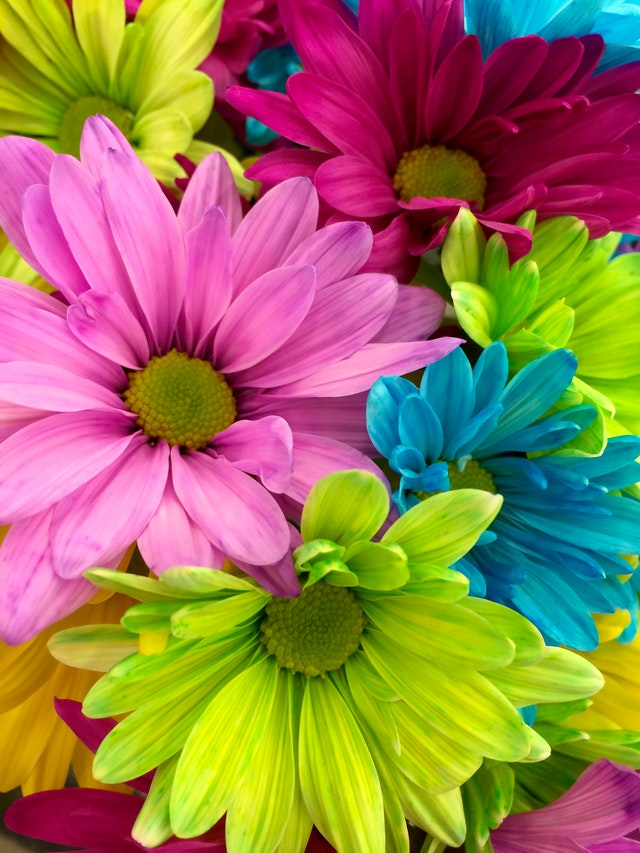
#> input picture assets/images/flowers.jpg, 640 x 853 px
$ python channels.py
#> lines starting #> are read from the running program, lines starting #| are printed output that depends on the picture
import cv2 as cv
import numpy as np


path_to_img = '../../assets/images/flowers.jpg'
img = cv.imread(path_to_img)  # 3 channel image (BGR)
#> img is the input picture: shape (853, 640, 3); mean B, G, R 84, 121.3, 152.3
cv.imshow('Flowers', img)

# split the image in three channels
b, g, r = cv.split(img)
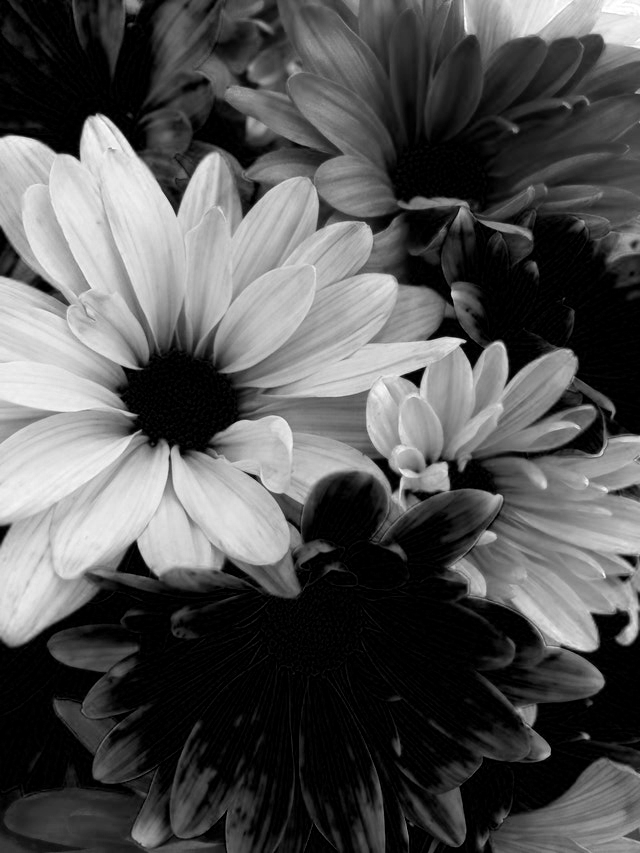
#> b: shape (853, 640); min 0, max 255, mean 84
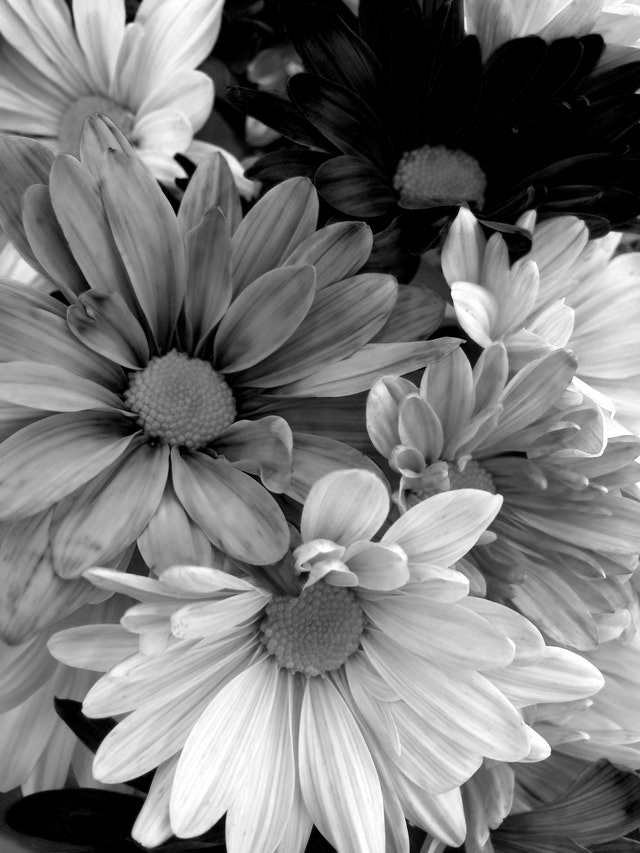
#> g: shape (853, 640); min 0, max 255, mean 121.3
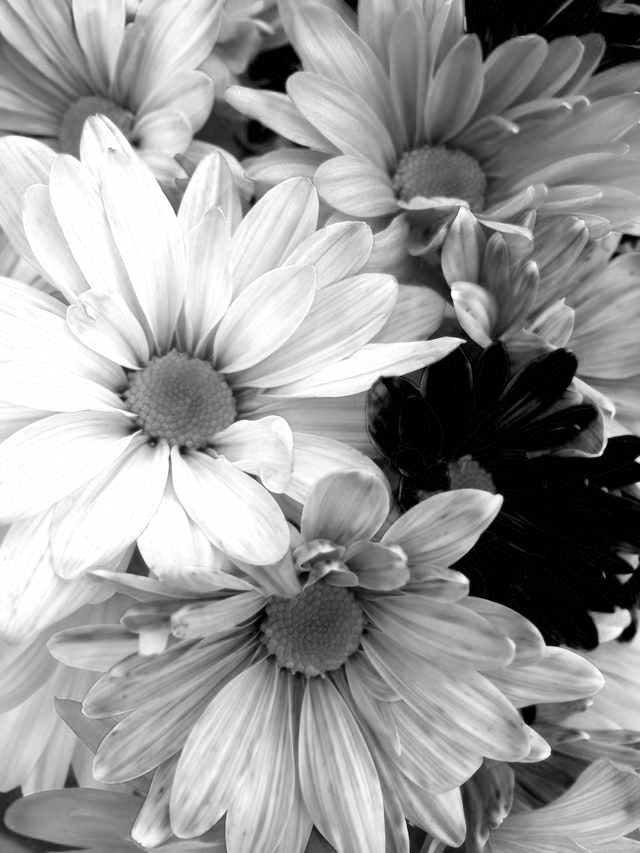
#> r: shape (853, 640); min 0, max 255, mean 152.3

cv.imshow('Blue Channel', b)  # white areas -> color channel - because if we get one dimension the maximun value is 255 (white)
cv.imshow('Green Channel', g)  # white areas -> color channel
cv.imshow('Red Channel', r)  # white areas -> color channel

# merge the channels
merged = cv.merge([b, g, r])
cv.imshow('Merged', merged)

# isolate one channel on three dimensions
blank = np.zeros(img.shape[:2], dtype='uint8')
blue = cv.merge([b, blank, blank])
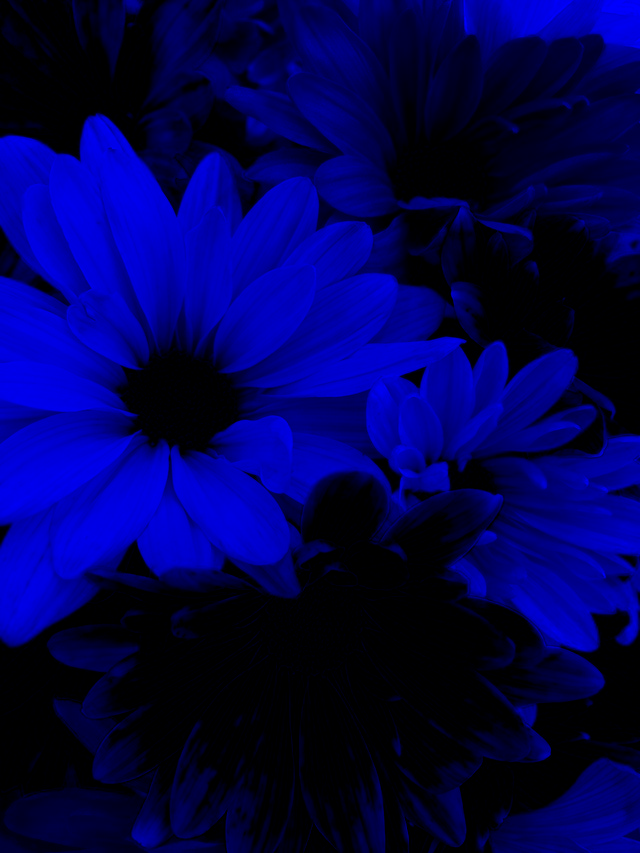
#> blue: shape (853, 640, 3); mean of channels 0, 1, 2 84, 0, 0; drawn as B, G, R
green = cv.merge([blank, g, blank])
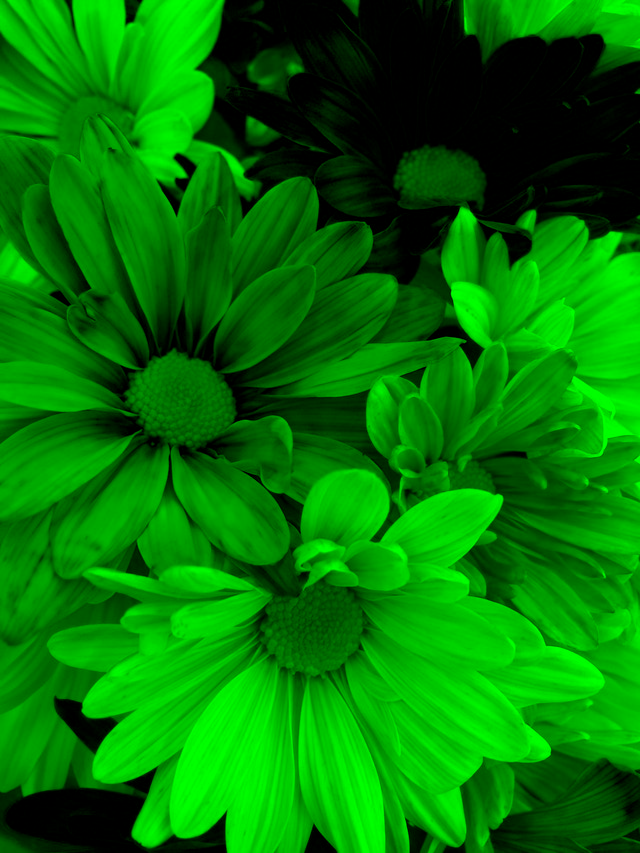
#> green: shape (853, 640, 3); mean of channels 0, 1, 2 0, 121.3, 0; drawn as B, G, R
red = cv.merge([blank, blank, r])
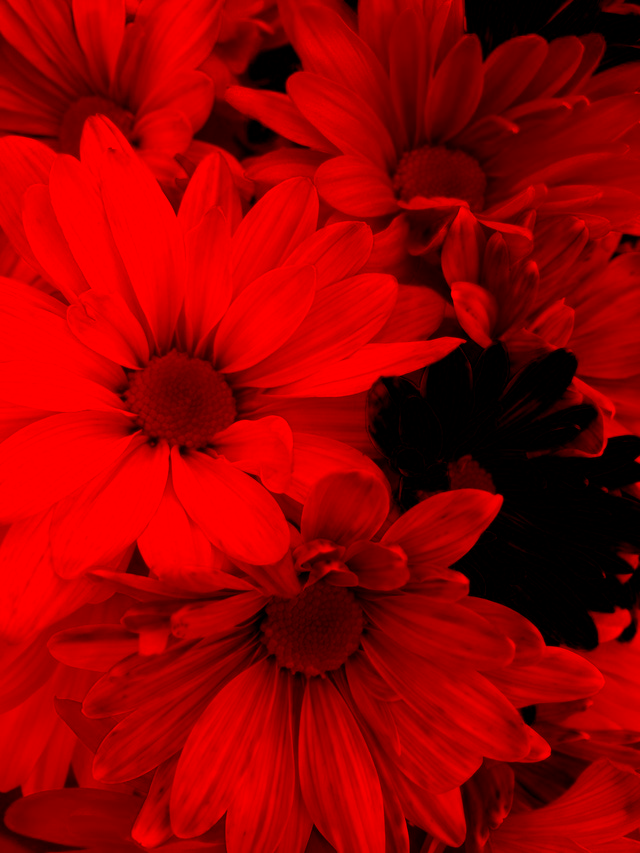
#> red: shape (853, 640, 3); mean of channels 0, 1, 2 0, 0, 152.3; drawn as B, G, R

cv.imshow('Blue Channel on 3 channels', blue)
cv.imshow('Green Channel on 3 channels', green)
cv.imshow('Red Channel on 3 channels', red)

cv.waitKey(0)

$ run again, with assets/images/cat.jpg copied over assets/images/flowers.jpg
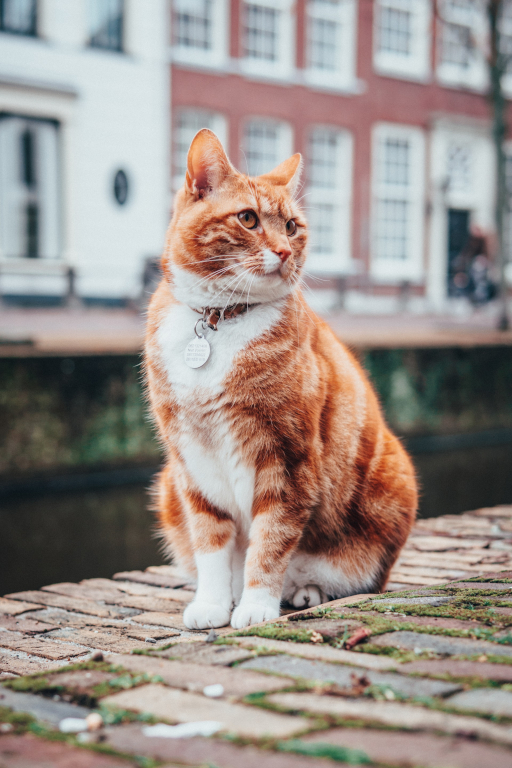
#> input picture assets/images/cat.jpg, 512 x 768 px
#> img is the input picture: shape (768, 512, 3); mean B, G, R 138, 144.3, 155.2
#> `green = cv.merge([blank, g, blank])`:
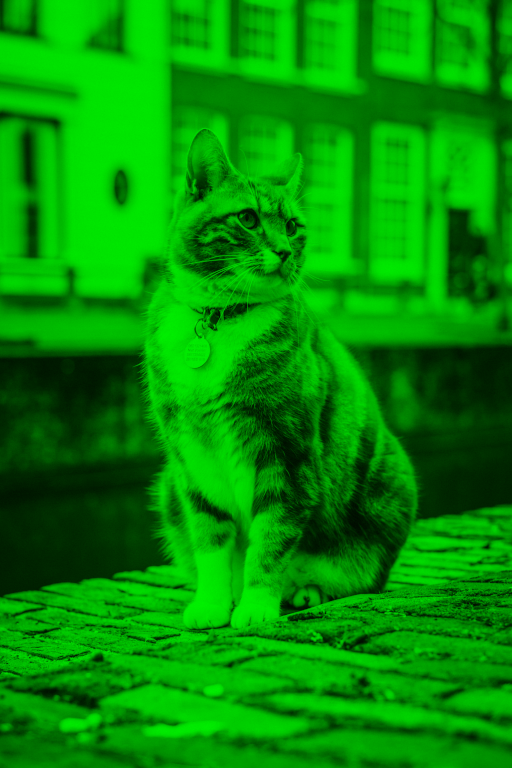
#> green: shape (768, 512, 3); mean of channels 0, 1, 2 0, 144.3, 0; drawn as B, G, R
#> `red = cv.merge([blank, blank, r])`:
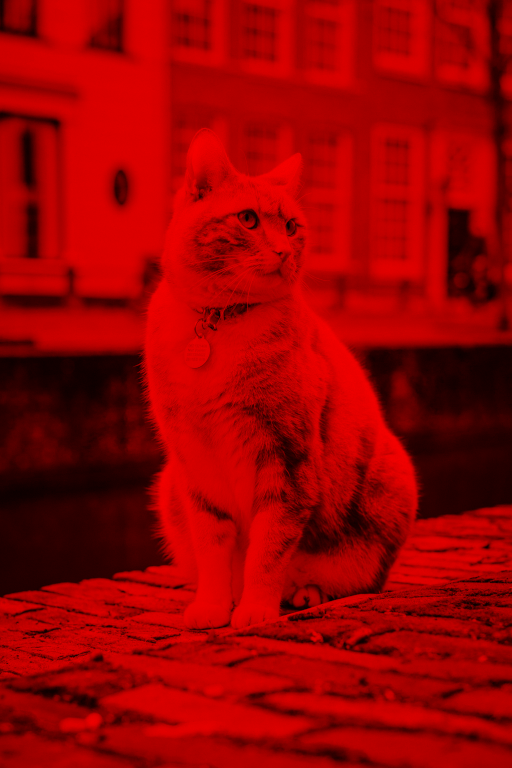
#> red: shape (768, 512, 3); mean of channels 0, 1, 2 0, 0, 155.2; drawn as B, G, R
